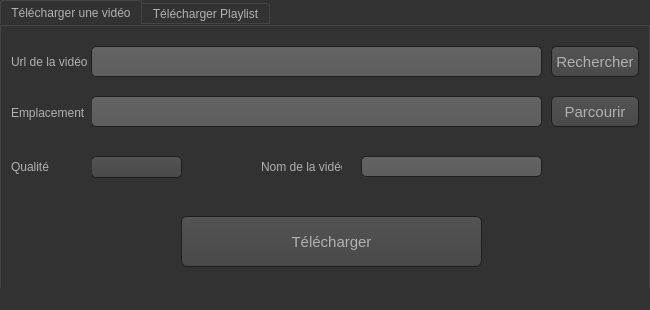
<?xml version="1.0" encoding="UTF-8"?>
<ui version="4.0">
 <class>MainWindow</class>
 <widget class="QMainWindow" name="MainWindow">
  <property name="geometry">
   <rect>
    <x>0</x>
    <y>0</y>
    <width>650</width>
    <height>310</height>
   </rect>
  </property>
  <property name="minimumSize">
   <size>
    <width>650</width>
    <height>310</height>
   </size>
  </property>
  <property name="maximumSize">
   <size>
    <width>650</width>
    <height>310</height>
   </size>
  </property>
  <property name="windowTitle">
   <string>MainWindow</string>
  </property>
  <property name="styleSheet">
   <string notr="true">QToolTip
{
     border: 1px solid black;
     background-color: #ffa02f;
     padding: 1px;
     border-radius: 3px;
     opacity: 100;
}

QWidget
{
    color: #b1b1b1;
    background-color: #323232;
}

QWidget:item:hover
{
    background-color: QLinearGradient( x1: 0, y1: 0, x2: 0, y2: 1, stop: 0 #ffa02f, stop: 1 #ca0619);
    color: #000000;
}

QWidget:item:selected
{
    background-color: QLinearGradient( x1: 0, y1: 0, x2: 0, y2: 1, stop: 0 #ffa02f, stop: 1 #d7801a);
}

QMenuBar::item
{
    background: transparent;
}

QMenuBar::item:selected
{
    background: transparent;
    border: 1px solid #ffaa00;
}

QMenuBar::item:pressed
{
    background: #444;
    border: 1px solid #000;
    background-color: QLinearGradient(
        x1:0, y1:0,
        x2:0, y2:1,
        stop:1 #212121,
        stop:0.4 #343434/*,
        stop:0.2 #343434,
        stop:0.1 #ffaa00*/
    );
    margin-bottom:-1px;
    padding-bottom:1px;
}

QMenu
{
    border: 1px solid #000;
}

QMenu::item
{
    padding: 2px 20px 2px 20px;
}

QMenu::item:selected
{
    color: #000000;
}

QWidget:disabled
{
    color: #404040;
    background-color: #323232;
}

QAbstractItemView
{
    background-color: QLinearGradient( x1: 0, y1: 0, x2: 0, y2: 1, stop: 0 #4d4d4d, stop: 0.1 #646464, stop: 1 #5d5d5d);
}

QWidget:focus
{
    /*border: 2px solid QLinearGradient( x1: 0, y1: 0, x2: 0, y2: 1, stop: 0 #ffa02f, stop: 1 #d7801a);*/
}

QLineEdit
{
    background-color: QLinearGradient( x1: 0, y1: 0, x2: 0, y2: 1, stop: 0 #4d4d4d, stop: 0 #646464, stop: 1 #5d5d5d);
    padding: 1px;
    border-style: solid;
    border: 1px solid #1e1e1e;
    border-radius: 5;
}

QPushButton
{
    color: #b1b1b1;
    background-color: QLinearGradient( x1: 0, y1: 0, x2: 0, y2: 1, stop: 0 #565656, stop: 0.1 #525252, stop: 0.5 #4e4e4e, stop: 0.9 #4a4a4a, stop: 1 #464646);
    border-width: 1px;
    border-color: #1e1e1e;
    border-style: solid;
    border-radius: 6;
    padding: 3px;
    font-size: 15px;
    padding-left: 5px;
    padding-right: 5px;
}

QPushButton:pressed
{
    background-color: QLinearGradient( x1: 0, y1: 0, x2: 0, y2: 1, stop: 0 #2d2d2d, stop: 0.1 #2b2b2b, stop: 0.5 #292929, stop: 0.9 #282828, stop: 1 #252525);
}

QComboBox
{
    selection-background-color: #ffaa00;
    background-color: QLinearGradient( x1: 0, y1: 0, x2: 0, y2: 1, stop: 0 #565656, stop: 0.1 #525252, stop: 0.5 #4e4e4e, stop: 0.9 #4a4a4a, stop: 1 #464646);
    border-style: solid;
    border: 1px solid #1e1e1e;
    border-radius: 5;
}

QComboBox:hover,QPushButton:hover
{
    border: 2px solid QLinearGradient( x1: 0, y1: 0, x2: 0, y2: 1, stop: 0 #ffa02f, stop: 1 #d7801a);
}


QComboBox:on
{
    padding-top: 3px;
    padding-left: 4px;
    background-color: QLinearGradient( x1: 0, y1: 0, x2: 0, y2: 1, stop: 0 #2d2d2d, stop: 0.1 #2b2b2b, stop: 0.5 #292929, stop: 0.9 #282828, stop: 1 #252525);
    selection-background-color: #ffaa00;
}

QComboBox QAbstractItemView
{
    border: 2px solid darkgray;
    selection-background-color: QLinearGradient( x1: 0, y1: 0, x2: 0, y2: 1, stop: 0 #ffa02f, stop: 1 #d7801a);
}

QComboBox::drop-down
{
     subcontrol-origin: padding;
     subcontrol-position: top right;
     width: 15px;

     border-left-width: 0px;
     border-left-color: darkgray;
     border-left-style: solid; /* just a single line */
     border-top-right-radius: 3px; /* same radius as the QComboBox */
     border-bottom-right-radius: 3px;
 }

QComboBox::down-arrow
{
     image: url(:/down_arrow.png);
}

QGroupBox:focus
{
border: 2px solid QLinearGradient( x1: 0, y1: 0, x2: 0, y2: 1, stop: 0 #ffa02f, stop: 1 #d7801a);
}

QTextEdit:focus
{
    border: 2px solid QLinearGradient( x1: 0, y1: 0, x2: 0, y2: 1, stop: 0 #ffa02f, stop: 1 #d7801a);
}

QScrollBar:horizontal {
     border: 1px solid #222222;
     background: QLinearGradient( x1: 0, y1: 0, x2: 0, y2: 1, stop: 0.0 #121212, stop: 0.2 #282828, stop: 1 #484848);
     height: 7px;
     margin: 0px 16px 0 16px;
}

QScrollBar::handle:horizontal
{
      background: QLinearGradient( x1: 0, y1: 0, x2: 1, y2: 0, stop: 0 #ffa02f, stop: 0.5 #d7801a, stop: 1 #ffa02f);
      min-height: 20px;
      border-radius: 2px;
}

QScrollBar::add-line:horizontal {
      border: 1px solid #1b1b19;
      border-radius: 2px;
      background: QLinearGradient( x1: 0, y1: 0, x2: 1, y2: 0, stop: 0 #ffa02f, stop: 1 #d7801a);
      width: 14px;
      subcontrol-position: right;
      subcontrol-origin: margin;
}

QScrollBar::sub-line:horizontal {
      border: 1px solid #1b1b19;
      border-radius: 2px;
      background: QLinearGradient( x1: 0, y1: 0, x2: 1, y2: 0, stop: 0 #ffa02f, stop: 1 #d7801a);
      width: 14px;
     subcontrol-position: left;
     subcontrol-origin: margin;
}

QScrollBar::right-arrow:horizontal, QScrollBar::left-arrow:horizontal
{
      border: 1px solid black;
      width: 1px;
      height: 1px;
      background: white;
}

QScrollBar::add-page:horizontal, QScrollBar::sub-page:horizontal
{
      background: none;
}

QScrollBar:vertical
{
      background: QLinearGradient( x1: 0, y1: 0, x2: 1, y2: 0, stop: 0.0 #121212, stop: 0.2 #282828, stop: 1 #484848);
      width: 7px;
      margin: 16px 0 16px 0;
      border: 1px solid #222222;
}

QScrollBar::handle:vertical
{
      background: QLinearGradient( x1: 0, y1: 0, x2: 0, y2: 1, stop: 0 #ffa02f, stop: 0.5 #d7801a, stop: 1 #ffa02f);
      min-height: 20px;
      border-radius: 2px;
}

QScrollBar::add-line:vertical
{
      border: 1px solid #1b1b19;
      border-radius: 2px;
      background: QLinearGradient( x1: 0, y1: 0, x2: 0, y2: 1, stop: 0 #ffa02f, stop: 1 #d7801a);
      height: 14px;
      subcontrol-position: bottom;
      subcontrol-origin: margin;
}

QScrollBar::sub-line:vertical
{
      border: 1px solid #1b1b19;
      border-radius: 2px;
      background: QLinearGradient( x1: 0, y1: 0, x2: 0, y2: 1, stop: 0 #d7801a, stop: 1 #ffa02f);
      height: 14px;
      subcontrol-position: top;
      subcontrol-origin: margin;
}

QScrollBar::up-arrow:vertical, QScrollBar::down-arrow:vertical
{
      border: 1px solid black;
      width: 1px;
      height: 1px;
      background: white;
}


QScrollBar::add-page:vertical, QScrollBar::sub-page:vertical
{
      background: none;
}

QTextEdit
{
    background-color: #242424;
}

QPlainTextEdit
{
    background-color: #242424;
}

QHeaderView::section
{
    background-color: QLinearGradient(x1:0, y1:0, x2:0, y2:1, stop:0 #616161, stop: 0.5 #505050, stop: 0.6 #434343, stop:1 #656565);
    color: white;
    padding-left: 4px;
    border: 1px solid #6c6c6c;
}

QCheckBox:disabled
{
color: #414141;
}

QDockWidget::title
{
    text-align: center;
    spacing: 3px; /* spacing between items in the tool bar */
    background-color: QLinearGradient(x1:0, y1:0, x2:0, y2:1, stop:0 #323232, stop: 0.5 #242424, stop:1 #323232);
}

QDockWidget::close-button, QDockWidget::float-button
{
    text-align: center;
    spacing: 1px; /* spacing between items in the tool bar */
    background-color: QLinearGradient(x1:0, y1:0, x2:0, y2:1, stop:0 #323232, stop: 0.5 #242424, stop:1 #323232);
}

QDockWidget::close-button:hover, QDockWidget::float-button:hover
{
    background: #242424;
}

QDockWidget::close-button:pressed, QDockWidget::float-button:pressed
{
    padding: 1px -1px -1px 1px;
}

QMainWindow::separator
{
    background-color: QLinearGradient(x1:0, y1:0, x2:0, y2:1, stop:0 #161616, stop: 0.5 #151515, stop: 0.6 #212121, stop:1 #343434);
    color: white;
    padding-left: 4px;
    border: 1px solid #4c4c4c;
    spacing: 3px; /* spacing between items in the tool bar */
}

QMainWindow::separator:hover
{

    background-color: QLinearGradient(x1:0, y1:0, x2:0, y2:1, stop:0 #d7801a, stop:0.5 #b56c17 stop:1 #ffa02f);
    color: white;
    padding-left: 4px;
    border: 1px solid #6c6c6c;
    spacing: 3px; /* spacing between items in the tool bar */
}

QToolBar::handle
{
     spacing: 3px; /* spacing between items in the tool bar */
     background: url(:/images/handle.png);
}

QMenu::separator
{
    height: 2px;
    background-color: QLinearGradient(x1:0, y1:0, x2:0, y2:1, stop:0 #161616, stop: 0.5 #151515, stop: 0.6 #212121, stop:1 #343434);
    color: white;
    padding-left: 4px;
    margin-left: 10px;
    margin-right: 5px;
}

QProgressBar
{
    border: 2px solid grey;
    border-radius: 5px;
    text-align: center;
}

QProgressBar::chunk
{
    background-color: #d7801a;
    width: 2.15px;
    margin: 0.5px;
}

QTabBar::tab {
    color: #b1b1b1;
    border: 1px solid #444;
    border-bottom-style: none;
    background-color: #323232;
    padding-left: 10px;
    padding-right: 10px;
    padding-top: 3px;
    padding-bottom: 2px;
    margin-right: -1px;
}

QTabWidget::pane {
    border: 1px solid #444;
    top: 1px;
}

QTabBar::tab:last
{
    margin-right: 0; /* the last selected tab has nothing to overlap with on the right */
    border-top-right-radius: 3px;
}

QTabBar::tab:first:!selected
{
 margin-left: 0px; /* the last selected tab has nothing to overlap with on the right */


    border-top-left-radius: 3px;
}

QTabBar::tab:!selected
{
    color: #b1b1b1;
    border-bottom-style: solid;
    margin-top: 3px;
    background-color: QLinearGradient(x1:0, y1:0, x2:0, y2:1, stop:1 #212121, stop:.4 #343434);
}

QTabBar::tab:selected
{
    border-top-left-radius: 3px;
    border-top-right-radius: 3px;
    margin-bottom: 0px;
}

QTabBar::tab:!selected:hover
{
    /*border-top: 2px solid #ffaa00;
    padding-bottom: 3px;*/
    border-top-left-radius: 3px;
    border-top-right-radius: 3px;
    background-color: QLinearGradient(x1:0, y1:0, x2:0, y2:1, stop:1 #212121, stop:0.4 #343434, stop:0.2 #343434, stop:0.1 #ffaa00);
}

QRadioButton::indicator:checked, QRadioButton::indicator:unchecked{
    color: #b1b1b1;
    background-color: #323232;
    border: 1px solid #b1b1b1;
    border-radius: 6px;
}

QRadioButton::indicator:checked
{
    background-color: qradialgradient(
        cx: 0.5, cy: 0.5,
        fx: 0.5, fy: 0.5,
        radius: 1.0,
        stop: 0.25 #ffaa00,
        stop: 0.3 #323232
    );
}

QCheckBox::indicator{
    color: #b1b1b1;
    background-color: #323232;
    border: 1px solid #b1b1b1;
    width: 9px;
    height: 9px;
}

QRadioButton::indicator
{
    border-radius: 6px;
}

QRadioButton::indicator:hover, QCheckBox::indicator:hover
{
    border: 1px solid #ffaa00;
}

QCheckBox::indicator:checked
{
    image:url(:/images/checkbox.png);
}

QCheckBox::indicator:disabled, QRadioButton::indicator:disabled
{
    border: 1px solid #444;
}</string>
  </property>
  <widget class="QWidget" name="centralwidget">
   <widget class="QTabWidget" name="tabWidget">
    <property name="geometry">
     <rect>
      <x>0</x>
      <y>0</y>
      <width>650</width>
      <height>300</height>
     </rect>
    </property>
    <property name="minimumSize">
     <size>
      <width>650</width>
      <height>300</height>
     </size>
    </property>
    <property name="maximumSize">
     <size>
      <width>650</width>
      <height>300</height>
     </size>
    </property>
    <property name="styleSheet">
     <string notr="true"/>
    </property>
    <property name="currentIndex">
     <number>0</number>
    </property>
    <widget class="QWidget" name="tab">
     <property name="enabled">
      <bool>true</bool>
     </property>
     <property name="minimumSize">
      <size>
       <width>641</width>
       <height>300</height>
      </size>
     </property>
     <property name="maximumSize">
      <size>
       <width>641</width>
       <height>300</height>
      </size>
     </property>
     <attribute name="title">
      <string>Télécharger une vidéo</string>
     </attribute>
     <widget class="QLabel" name="label">
      <property name="geometry">
       <rect>
        <x>10</x>
        <y>20</y>
        <width>81</width>
        <height>31</height>
       </rect>
      </property>
      <property name="text">
       <string>Url de la vidéo</string>
      </property>
     </widget>
     <widget class="QLineEdit" name="lineEdit">
      <property name="geometry">
       <rect>
        <x>90</x>
        <y>20</y>
        <width>451</width>
        <height>31</height>
       </rect>
      </property>
     </widget>
     <widget class="QLineEdit" name="lineEdit_2">
      <property name="geometry">
       <rect>
        <x>90</x>
        <y>70</y>
        <width>451</width>
        <height>31</height>
       </rect>
      </property>
      <property name="text">
       <string/>
      </property>
     </widget>
     <widget class="QLabel" name="label_2">
      <property name="geometry">
       <rect>
        <x>10</x>
        <y>71</y>
        <width>81</width>
        <height>31</height>
       </rect>
      </property>
      <property name="text">
       <string>Emplacement</string>
      </property>
     </widget>
     <widget class="QPushButton" name="pushButton">
      <property name="geometry">
       <rect>
        <x>550</x>
        <y>20</y>
        <width>88</width>
        <height>31</height>
       </rect>
      </property>
      <property name="text">
       <string>Rechercher</string>
      </property>
     </widget>
     <widget class="QPushButton" name="pushButton_2">
      <property name="geometry">
       <rect>
        <x>550</x>
        <y>70</y>
        <width>88</width>
        <height>31</height>
       </rect>
      </property>
      <property name="text">
       <string>Parcourir</string>
      </property>
     </widget>
     <widget class="QComboBox" name="comboBox">
      <property name="geometry">
       <rect>
        <x>90</x>
        <y>130</y>
        <width>91</width>
        <height>22</height>
       </rect>
      </property>
     </widget>
     <widget class="QLabel" name="label_3">
      <property name="geometry">
       <rect>
        <x>10</x>
        <y>131</y>
        <width>81</width>
        <height>20</height>
       </rect>
      </property>
      <property name="text">
       <string>Qualité</string>
      </property>
     </widget>
     <widget class="QPushButton" name="pushButton_3">
      <property name="geometry">
       <rect>
        <x>180</x>
        <y>190</y>
        <width>301</width>
        <height>51</height>
       </rect>
      </property>
      <property name="text">
       <string>Télécharger</string>
      </property>
     </widget>
     <widget class="QLineEdit" name="lineEdit_3">
      <property name="geometry">
       <rect>
        <x>360</x>
        <y>130</y>
        <width>181</width>
        <height>21</height>
       </rect>
      </property>
      <property name="toolTip">
       <string extracomment="Nom de la vidéo"/>
      </property>
      <property name="readOnly">
       <bool>true</bool>
      </property>
     </widget>
     <widget class="QLabel" name="label_5">
      <property name="geometry">
       <rect>
        <x>260</x>
        <y>130</y>
        <width>81</width>
        <height>21</height>
       </rect>
      </property>
      <property name="text">
       <string>Nom de la vidéo</string>
      </property>
     </widget>
    </widget>
    <widget class="QWidget" name="tab_2">
     <attribute name="title">
      <string>Télécharger Playlist</string>
     </attribute>
     <widget class="QLCDNumber" name="lcdNumber">
      <property name="geometry">
       <rect>
        <x>540</x>
        <y>160</y>
        <width>64</width>
        <height>23</height>
       </rect>
      </property>
     </widget>
     <widget class="QLabel" name="label_4">
      <property name="geometry">
       <rect>
        <x>440</x>
        <y>160</y>
        <width>91</width>
        <height>31</height>
       </rect>
      </property>
      <property name="text">
       <string>Nombre de videos</string>
      </property>
     </widget>
    </widget>
   </widget>
  </widget>
  <widget class="QStatusBar" name="statusbar"/>
 </widget>
 <resources/>
 <connections/>
</ui>
